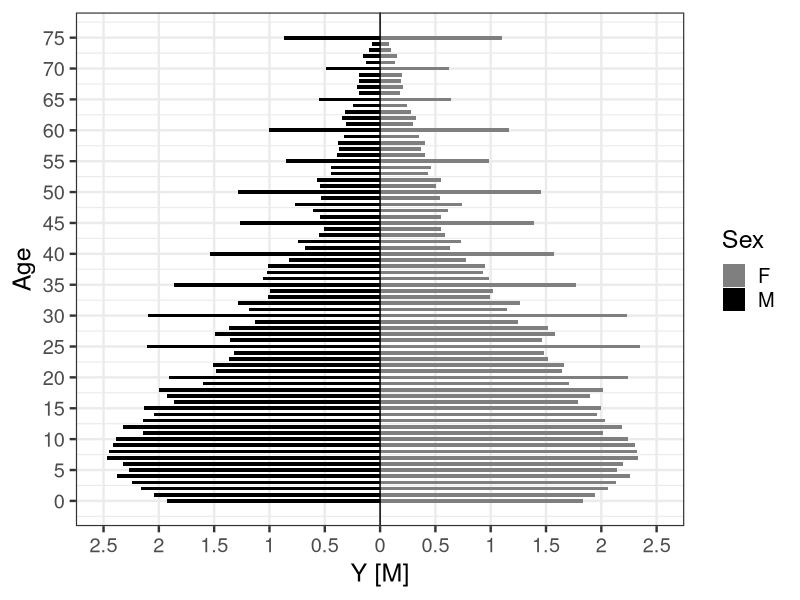

The R source for this figure:
library(dplyr)
library(ggplot2)

d <- read.csv('input/data-ageheap.csv')
d <- d %>% 
  mutate(Y = Y/1000000,
         Sex = factor(Sex, levels=c('M','F')))

p <- ggplot() +
  theme_bw(base_size=18) +
  theme(panel.grid.minor.x=element_blank()) +
  geom_bar(data=d %>% filter(Sex=='M'), aes(x=Age, y=-1*Y, fill=Sex), stat='identity', width=0.6) +
  geom_bar(data=d %>% filter(Sex=='F'), aes(x=Age, y=Y,    fill=Sex), stat='identity', width=0.6) +
  scale_y_continuous(breaks=seq(-2.5,2.5,0.5),labels=abs(seq(-2.5,2.5,0.5)), limit=c(-2.5,2.5)) +
  scale_x_continuous(breaks=seq(0, 75, 5), labels=seq(0, 75, 5)) +
  scale_fill_manual(values=c('black', 'gray50')) +
  guides(fill=guide_legend(reverse=TRUE)) +
  geom_hline(yintercept=0) +
  ylab('Y [M]') +
  coord_flip()
ggsave(p, file='output/fig12-3.png', dpi=300, w=8, h=6)
